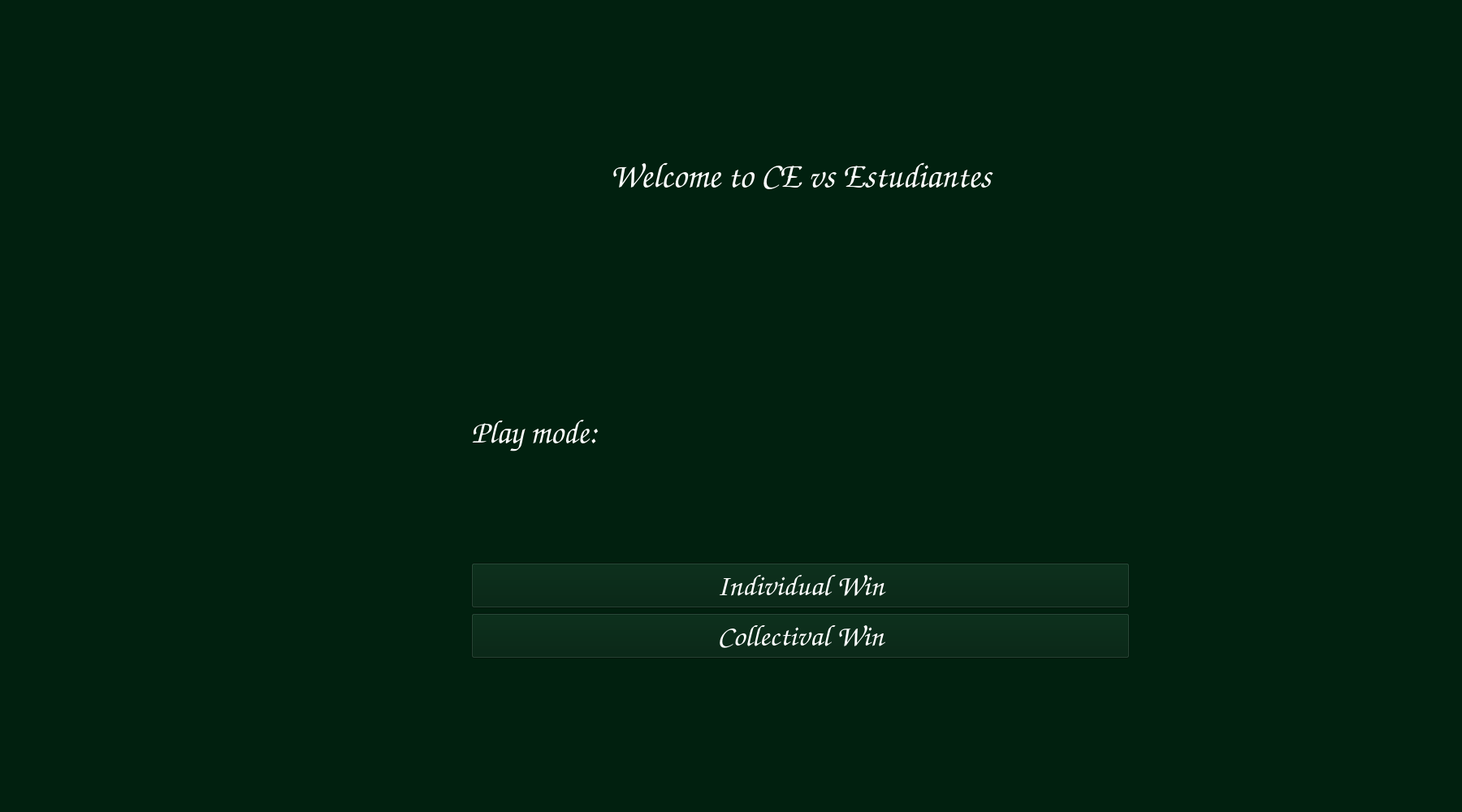
<?xml version="1.0" encoding="UTF-8"?>
<ui version="4.0">
 <class>Ventana_Inicio</class>
 <widget class="QMainWindow" name="Ventana_Inicio">
  <property name="geometry">
   <rect>
    <x>0</x>
    <y>0</y>
    <width>1800</width>
    <height>1000</height>
   </rect>
  </property>
  <property name="palette">
   <palette>
    <active>
     <colorrole role="WindowText">
      <brush brushstyle="SolidPattern">
       <color alpha="255">
        <red>255</red>
        <green>255</green>
        <blue>255</blue>
       </color>
      </brush>
     </colorrole>
     <colorrole role="Button">
      <brush brushstyle="SolidPattern">
       <color alpha="255">
        <red>1</red>
        <green>32</green>
        <blue>15</blue>
       </color>
      </brush>
     </colorrole>
     <colorrole role="Light">
      <brush brushstyle="SolidPattern">
       <color alpha="255">
        <red>1</red>
        <green>48</green>
        <blue>22</blue>
       </color>
      </brush>
     </colorrole>
     <colorrole role="Midlight">
      <brush brushstyle="SolidPattern">
       <color alpha="255">
        <red>1</red>
        <green>40</green>
        <blue>18</blue>
       </color>
      </brush>
     </colorrole>
     <colorrole role="Dark">
      <brush brushstyle="SolidPattern">
       <color alpha="255">
        <red>0</red>
        <green>16</green>
        <blue>7</blue>
       </color>
      </brush>
     </colorrole>
     <colorrole role="Mid">
      <brush brushstyle="SolidPattern">
       <color alpha="255">
        <red>0</red>
        <green>21</green>
        <blue>10</blue>
       </color>
      </brush>
     </colorrole>
     <colorrole role="Text">
      <brush brushstyle="SolidPattern">
       <color alpha="255">
        <red>255</red>
        <green>255</green>
        <blue>255</blue>
       </color>
      </brush>
     </colorrole>
     <colorrole role="BrightText">
      <brush brushstyle="SolidPattern">
       <color alpha="255">
        <red>255</red>
        <green>255</green>
        <blue>255</blue>
       </color>
      </brush>
     </colorrole>
     <colorrole role="ButtonText">
      <brush brushstyle="SolidPattern">
       <color alpha="255">
        <red>255</red>
        <green>255</green>
        <blue>255</blue>
       </color>
      </brush>
     </colorrole>
     <colorrole role="Base">
      <brush brushstyle="SolidPattern">
       <color alpha="255">
        <red>0</red>
        <green>0</green>
        <blue>0</blue>
       </color>
      </brush>
     </colorrole>
     <colorrole role="Window">
      <brush brushstyle="SolidPattern">
       <color alpha="255">
        <red>1</red>
        <green>32</green>
        <blue>15</blue>
       </color>
      </brush>
     </colorrole>
     <colorrole role="Shadow">
      <brush brushstyle="SolidPattern">
       <color alpha="255">
        <red>0</red>
        <green>0</green>
        <blue>0</blue>
       </color>
      </brush>
     </colorrole>
     <colorrole role="AlternateBase">
      <brush brushstyle="SolidPattern">
       <color alpha="255">
        <red>0</red>
        <green>16</green>
        <blue>7</blue>
       </color>
      </brush>
     </colorrole>
     <colorrole role="ToolTipBase">
      <brush brushstyle="SolidPattern">
       <color alpha="255">
        <red>255</red>
        <green>255</green>
        <blue>220</blue>
       </color>
      </brush>
     </colorrole>
     <colorrole role="ToolTipText">
      <brush brushstyle="SolidPattern">
       <color alpha="255">
        <red>0</red>
        <green>0</green>
        <blue>0</blue>
       </color>
      </brush>
     </colorrole>
    </active>
    <inactive>
     <colorrole role="WindowText">
      <brush brushstyle="SolidPattern">
       <color alpha="255">
        <red>255</red>
        <green>255</green>
        <blue>255</blue>
       </color>
      </brush>
     </colorrole>
     <colorrole role="Button">
      <brush brushstyle="SolidPattern">
       <color alpha="255">
        <red>1</red>
        <green>32</green>
        <blue>15</blue>
       </color>
      </brush>
     </colorrole>
     <colorrole role="Light">
      <brush brushstyle="SolidPattern">
       <color alpha="255">
        <red>1</red>
        <green>48</green>
        <blue>22</blue>
       </color>
      </brush>
     </colorrole>
     <colorrole role="Midlight">
      <brush brushstyle="SolidPattern">
       <color alpha="255">
        <red>1</red>
        <green>40</green>
        <blue>18</blue>
       </color>
      </brush>
     </colorrole>
     <colorrole role="Dark">
      <brush brushstyle="SolidPattern">
       <color alpha="255">
        <red>0</red>
        <green>16</green>
        <blue>7</blue>
       </color>
      </brush>
     </colorrole>
     <colorrole role="Mid">
      <brush brushstyle="SolidPattern">
       <color alpha="255">
        <red>0</red>
        <green>21</green>
        <blue>10</blue>
       </color>
      </brush>
     </colorrole>
     <colorrole role="Text">
      <brush brushstyle="SolidPattern">
       <color alpha="255">
        <red>255</red>
        <green>255</green>
        <blue>255</blue>
       </color>
      </brush>
     </colorrole>
     <colorrole role="BrightText">
      <brush brushstyle="SolidPattern">
       <color alpha="255">
        <red>255</red>
        <green>255</green>
        <blue>255</blue>
       </color>
      </brush>
     </colorrole>
     <colorrole role="ButtonText">
      <brush brushstyle="SolidPattern">
       <color alpha="255">
        <red>255</red>
        <green>255</green>
        <blue>255</blue>
       </color>
      </brush>
     </colorrole>
     <colorrole role="Base">
      <brush brushstyle="SolidPattern">
       <color alpha="255">
        <red>0</red>
        <green>0</green>
        <blue>0</blue>
       </color>
      </brush>
     </colorrole>
     <colorrole role="Window">
      <brush brushstyle="SolidPattern">
       <color alpha="255">
        <red>1</red>
        <green>32</green>
        <blue>15</blue>
       </color>
      </brush>
     </colorrole>
     <colorrole role="Shadow">
      <brush brushstyle="SolidPattern">
       <color alpha="255">
        <red>0</red>
        <green>0</green>
        <blue>0</blue>
       </color>
      </brush>
     </colorrole>
     <colorrole role="AlternateBase">
      <brush brushstyle="SolidPattern">
       <color alpha="255">
        <red>0</red>
        <green>16</green>
        <blue>7</blue>
       </color>
      </brush>
     </colorrole>
     <colorrole role="ToolTipBase">
      <brush brushstyle="SolidPattern">
       <color alpha="255">
        <red>255</red>
        <green>255</green>
        <blue>220</blue>
       </color>
      </brush>
     </colorrole>
     <colorrole role="ToolTipText">
      <brush brushstyle="SolidPattern">
       <color alpha="255">
        <red>0</red>
        <green>0</green>
        <blue>0</blue>
       </color>
      </brush>
     </colorrole>
    </inactive>
    <disabled>
     <colorrole role="WindowText">
      <brush brushstyle="SolidPattern">
       <color alpha="255">
        <red>0</red>
        <green>16</green>
        <blue>7</blue>
       </color>
      </brush>
     </colorrole>
     <colorrole role="Button">
      <brush brushstyle="SolidPattern">
       <color alpha="255">
        <red>1</red>
        <green>32</green>
        <blue>15</blue>
       </color>
      </brush>
     </colorrole>
     <colorrole role="Light">
      <brush brushstyle="SolidPattern">
       <color alpha="255">
        <red>1</red>
        <green>48</green>
        <blue>22</blue>
       </color>
      </brush>
     </colorrole>
     <colorrole role="Midlight">
      <brush brushstyle="SolidPattern">
       <color alpha="255">
        <red>1</red>
        <green>40</green>
        <blue>18</blue>
       </color>
      </brush>
     </colorrole>
     <colorrole role="Dark">
      <brush brushstyle="SolidPattern">
       <color alpha="255">
        <red>0</red>
        <green>16</green>
        <blue>7</blue>
       </color>
      </brush>
     </colorrole>
     <colorrole role="Mid">
      <brush brushstyle="SolidPattern">
       <color alpha="255">
        <red>0</red>
        <green>21</green>
        <blue>10</blue>
       </color>
      </brush>
     </colorrole>
     <colorrole role="Text">
      <brush brushstyle="SolidPattern">
       <color alpha="255">
        <red>0</red>
        <green>16</green>
        <blue>7</blue>
       </color>
      </brush>
     </colorrole>
     <colorrole role="BrightText">
      <brush brushstyle="SolidPattern">
       <color alpha="255">
        <red>255</red>
        <green>255</green>
        <blue>255</blue>
       </color>
      </brush>
     </colorrole>
     <colorrole role="ButtonText">
      <brush brushstyle="SolidPattern">
       <color alpha="255">
        <red>0</red>
        <green>16</green>
        <blue>7</blue>
       </color>
      </brush>
     </colorrole>
     <colorrole role="Base">
      <brush brushstyle="SolidPattern">
       <color alpha="255">
        <red>1</red>
        <green>32</green>
        <blue>15</blue>
       </color>
      </brush>
     </colorrole>
     <colorrole role="Window">
      <brush brushstyle="SolidPattern">
       <color alpha="255">
        <red>1</red>
        <green>32</green>
        <blue>15</blue>
       </color>
      </brush>
     </colorrole>
     <colorrole role="Shadow">
      <brush brushstyle="SolidPattern">
       <color alpha="255">
        <red>0</red>
        <green>0</green>
        <blue>0</blue>
       </color>
      </brush>
     </colorrole>
     <colorrole role="AlternateBase">
      <brush brushstyle="SolidPattern">
       <color alpha="255">
        <red>1</red>
        <green>32</green>
        <blue>15</blue>
       </color>
      </brush>
     </colorrole>
     <colorrole role="ToolTipBase">
      <brush brushstyle="SolidPattern">
       <color alpha="255">
        <red>255</red>
        <green>255</green>
        <blue>220</blue>
       </color>
      </brush>
     </colorrole>
     <colorrole role="ToolTipText">
      <brush brushstyle="SolidPattern">
       <color alpha="255">
        <red>0</red>
        <green>0</green>
        <blue>0</blue>
       </color>
      </brush>
     </colorrole>
    </disabled>
   </palette>
  </property>
  <property name="windowTitle">
   <string>MainWindow</string>
  </property>
  <widget class="QWidget" name="centralwidget">
   <widget class="QWidget" name="verticalLayoutWidget">
    <property name="geometry">
     <rect>
      <x>580</x>
      <y>60</y>
      <width>811</width>
      <height>751</height>
     </rect>
    </property>
    <layout class="QVBoxLayout" name="verticalLayout">
     <item>
      <widget class="QLabel" name="Welcome">
       <property name="font">
        <font>
         <family>URW Chancery L</family>
         <pointsize>32</pointsize>
         <weight>75</weight>
         <italic>true</italic>
         <bold>true</bold>
        </font>
       </property>
       <property name="text">
        <string>Welcome to CE vs Estudiantes</string>
       </property>
       <property name="alignment">
        <set>Qt::AlignCenter</set>
       </property>
      </widget>
     </item>
     <item>
      <widget class="QLabel" name="Play_mode">
       <property name="font">
        <font>
         <family>URW Chancery L</family>
         <pointsize>30</pointsize>
         <weight>75</weight>
         <italic>true</italic>
         <bold>true</bold>
        </font>
       </property>
       <property name="text">
        <string>Play mode:</string>
       </property>
      </widget>
     </item>
     <item>
      <widget class="QPushButton" name="pushButton_individual_win">
       <property name="sizePolicy">
        <sizepolicy hsizetype="Minimum" vsizetype="Fixed">
         <horstretch>200</horstretch>
         <verstretch>200</verstretch>
        </sizepolicy>
       </property>
       <property name="font">
        <font>
         <family>URW Chancery L</family>
         <pointsize>28</pointsize>
         <weight>75</weight>
         <italic>true</italic>
         <bold>true</bold>
        </font>
       </property>
       <property name="text">
        <string>Individual Win</string>
       </property>
       <property name="autoDefault">
        <bool>false</bool>
       </property>
      </widget>
     </item>
     <item>
      <widget class="QPushButton" name="pushButton">
       <property name="font">
        <font>
         <family>URW Chancery L</family>
         <pointsize>28</pointsize>
         <weight>75</weight>
         <italic>true</italic>
         <bold>true</bold>
        </font>
       </property>
       <property name="text">
        <string>Collectival Win</string>
       </property>
      </widget>
     </item>
    </layout>
   </widget>
  </widget>
 </widget>
 <resources/>
 <connections/>
</ui>
